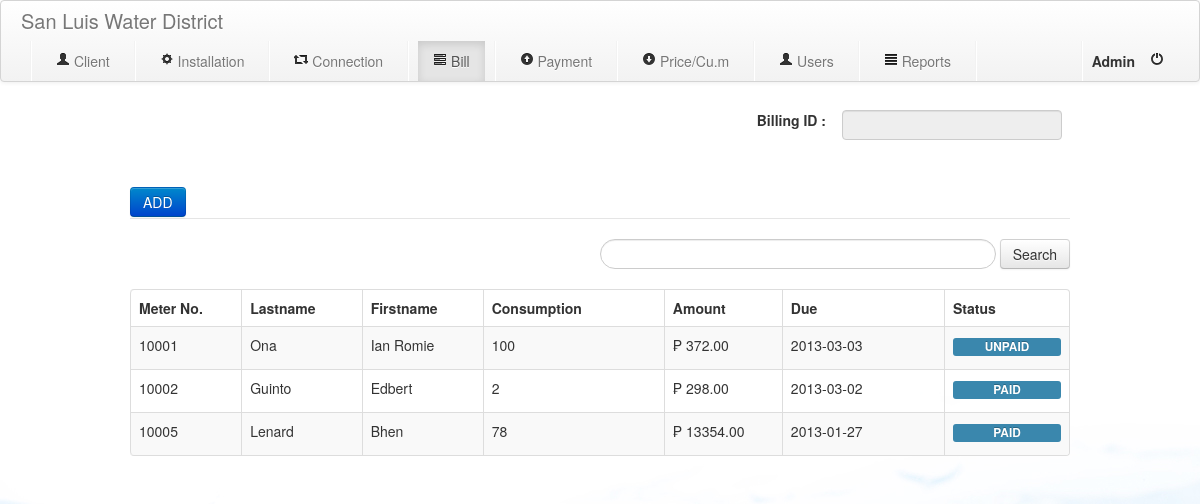
The page /index.php?module=bill (signed in) on the database its author committed.
### tables this page shows
CREATE TABLE IF NOT EXISTS `billing` (
  `bill_id` int(11) NOT NULL,
  `client_id` int(11) NOT NULL,
  `previousUse` int(11) NOT NULL,
  `presentUse` int(11) NOT NULL,
  `billDate` date NOT NULL,
  `dueDate` date NOT NULL,
  `consumption` int(11) NOT NULL,
  `billAmt` int(11) NOT NULL,
  `pricePer` int(11) NOT NULL,
  `savings` float NOT NULL,
  `status` enum('PAID','UNPAID') NOT NULL DEFAULT 'UNPAID',
  PRIMARY KEY (`bill_id`)
);

CREATE TABLE IF NOT EXISTS `client` (
  `id` int(11) NOT NULL AUTO_INCREMENT,
  `meter_num` int(11) NOT NULL,
  `firstname` varchar(30) NOT NULL,
  `lastname` varchar(30) NOT NULL,
  `middlename` varchar(20) NOT NULL,
  `address` text NOT NULL,
  `contact` varchar(20) NOT NULL,
  `status` varchar(20) NOT NULL,
  `connected` varchar(50) NOT NULL,
  PRIMARY KEY (`id`)
);

### bill.php (the view, shortened to what this page needs)
<div class="container">
      <div>
      <form name="frm" method="post" action="controller.php">
         <table class="table table-striped">
            <thead class="pull-right">
               <tr>
                  <td>
                     <b>Billing ID : </b>
                  </td>
                  <td>
                     <input type="text" name="billingID" id="billingID" readonly>
                  </td>
               </tr>
         </table>
      </div>
      <fieldset>
      <legend>
         <input type="button" class="btn btn-primary" id="btnAdd" value="ADD">
      </legend>
       <div class="pull-right">
            <form class="form-search" method="get" action="index.php">
                  <input type="text" name="installed" class="input-medium search-query span5" value="<?php if(isset($_GET['installed'])){echo $_GET['installed'];}?>">
                  <input type="submit" class="btn" name="searchInstalled" value="Search">
            </form>
      </div>
   <form action="controller.php" method="post">
            <table class="table table-bordered table-striped">
               <thead>
                  <tr>
                     <th class="span2">Meter No.</th>
                     <th class="span2">Lastname</th>
                     <th class="span2">Firstname</th>
                     <th class="span3">Consumption</th>
                     <th class="span2">Amount</th>
                     <th class="span3">Due</th>
                     <th class="span1">Status</th>
                  </tr>
               </thead>
               <tbody>
               <?php
                        $search="";
                  $listClient = mysql_query("select c.id as id,
														  c.meter_num as mn,
                                                          c.lastname as lastname,
                                                          c.firstname as firstname,
                                                          b.consumption as consumption,
                                                          b.billAmt as amt,
                                                          b.dueDate as due,
                                                          b.status as status
                                                   from client c,billing b
                                                   where c.meter_num=b.client_id $search");
                  $numrows = mysql_num_rows($listClient);
                  if($numrows!=0){
                  while($row=mysql_fetch_assoc($listClient)){
               ?>
                  <tr>
                     <td><?php echo $row["mn"];?></td>
                     <td><?php echo $row["lastname"];?></td>
                     <td><?php echo $row["firstname"];?></td>
                     <td><?php echo $row["consumption"];?></td>
                     <td>&#8369; <?php echo number_format($row["amt"], 2, '.', '');?></td>
                     <td><?php echo $row["due"];?></td>
                     <td><center><label class="label label-info" style="width:100px;cursor: default;"><?php echo $row["status"];?></label></center></td>
                  </tr>
                <?php }}else {
                  ?>
                        <tr><td colspan="100%"><i>No records.</i></td></tr>
                  <?php
                        }
               ?>
               </tbody>
            </table>
      </form>
</fieldset>
</div>

### rows shown on the page
billing: client.meter_num "10001", client.lastname "Ona", client.firstname "Ian Romie", consumption "100", billAmt "372.00", dueDate "2013-03-03", status "UNPAID"
billing: client.meter_num "10002", client.lastname "Guinto", client.firstname "Edbert", consumption "2", billAmt "298.00", dueDate "2013-03-02", status "PAID"
billing: client.meter_num "10005", client.lastname "Lenard", client.firstname "Bhen", consumption "78", billAmt "13354.00", dueDate "2013-01-27", status "PAID"

### other values the page prints
$_SESSION['name'] "Admin"
